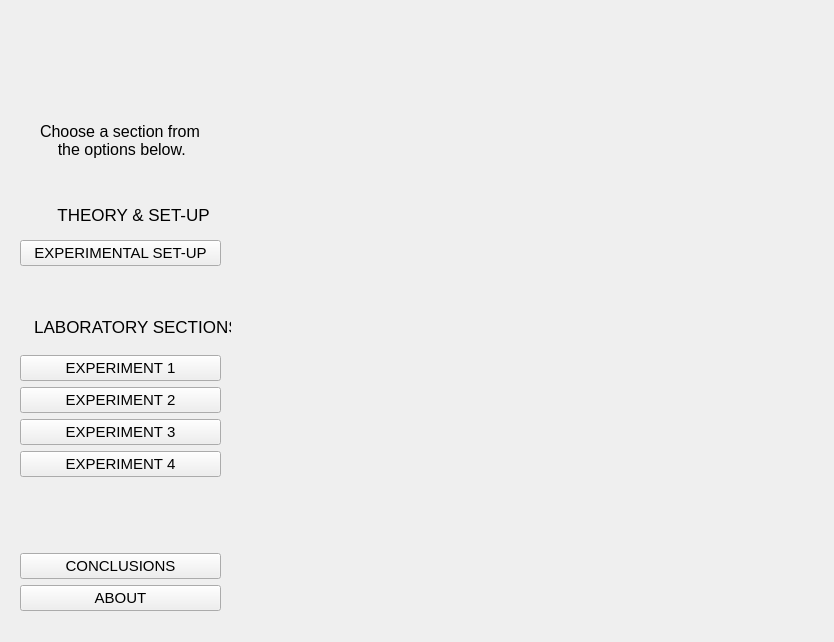
<?xml version="1.0" encoding="UTF-8"?>
<ui version="4.0">
 <class>MainWindowMenu</class>
 <widget class="QMainWindow" name="MainWindowMenu">
  <property name="enabled">
   <bool>true</bool>
  </property>
  <property name="geometry">
   <rect>
    <x>0</x>
    <y>0</y>
    <width>834</width>
    <height>642</height>
   </rect>
  </property>
  <property name="windowTitle">
   <string>Frog Lab - Menu</string>
  </property>
  <widget class="QWidget" name="centralwidget">
   <widget class="QPushButton" name="pushButtonConclusion">
    <property name="geometry">
     <rect>
      <x>20</x>
      <y>553</y>
      <width>201</width>
      <height>26</height>
     </rect>
    </property>
    <property name="font">
     <font>
      <pointsize>11</pointsize>
     </font>
    </property>
    <property name="text">
     <string>CONCLUSIONS</string>
    </property>
    <property name="default">
     <bool>false</bool>
    </property>
    <property name="flat">
     <bool>false</bool>
    </property>
   </widget>
   <widget class="QPushButton" name="pushButtonExperiment3Menu">
    <property name="geometry">
     <rect>
      <x>20</x>
      <y>419</y>
      <width>201</width>
      <height>26</height>
     </rect>
    </property>
    <property name="font">
     <font>
      <pointsize>11</pointsize>
     </font>
    </property>
    <property name="text">
     <string>EXPERIMENT 3</string>
    </property>
   </widget>
   <widget class="QPushButton" name="pushButtonAboutMenu">
    <property name="geometry">
     <rect>
      <x>20</x>
      <y>585</y>
      <width>201</width>
      <height>26</height>
     </rect>
    </property>
    <property name="font">
     <font>
      <pointsize>11</pointsize>
     </font>
    </property>
    <property name="text">
     <string>ABOUT</string>
    </property>
   </widget>
   <widget class="QLabel" name="labelLabSections">
    <property name="geometry">
     <rect>
      <x>20</x>
      <y>315</y>
      <width>211</width>
      <height>23</height>
     </rect>
    </property>
    <property name="font">
     <font>
      <pointsize>13</pointsize>
     </font>
    </property>
    <property name="text">
     <string>   LABORATORY SECTIONS</string>
    </property>
   </widget>
   <widget class="QPushButton" name="pushButtonExperiment4Menu">
    <property name="geometry">
     <rect>
      <x>20</x>
      <y>451</y>
      <width>201</width>
      <height>26</height>
     </rect>
    </property>
    <property name="font">
     <font>
      <pointsize>11</pointsize>
     </font>
    </property>
    <property name="text">
     <string>EXPERIMENT 4</string>
    </property>
   </widget>
   <widget class="QLabel" name="labelTheorySections">
    <property name="geometry">
     <rect>
      <x>20</x>
      <y>203</y>
      <width>211</width>
      <height>23</height>
     </rect>
    </property>
    <property name="font">
     <font>
      <pointsize>13</pointsize>
     </font>
    </property>
    <property name="text">
     <string>        THEORY &amp; SET-UP</string>
    </property>
   </widget>
   <widget class="QPushButton" name="pushButtonExperiment2Menu">
    <property name="geometry">
     <rect>
      <x>20</x>
      <y>387</y>
      <width>201</width>
      <height>26</height>
     </rect>
    </property>
    <property name="font">
     <font>
      <pointsize>11</pointsize>
     </font>
    </property>
    <property name="text">
     <string>EXPERIMENT 2</string>
    </property>
   </widget>
   <widget class="QPushButton" name="pushButtonExperiment1Menu">
    <property name="geometry">
     <rect>
      <x>20</x>
      <y>355</y>
      <width>201</width>
      <height>26</height>
     </rect>
    </property>
    <property name="font">
     <font>
      <pointsize>11</pointsize>
     </font>
    </property>
    <property name="text">
     <string>EXPERIMENT 1</string>
    </property>
   </widget>
   <widget class="QPushButton" name="pushButtonTheoryMenu">
    <property name="geometry">
     <rect>
      <x>20</x>
      <y>240</y>
      <width>201</width>
      <height>26</height>
     </rect>
    </property>
    <property name="font">
     <font>
      <pointsize>11</pointsize>
     </font>
    </property>
    <property name="text">
     <string>EXPERIMENTAL SET-UP</string>
    </property>
   </widget>
   <widget class="QLabel" name="label">
    <property name="geometry">
     <rect>
      <x>240</x>
      <y>190</y>
      <width>851</width>
      <height>481</height>
     </rect>
    </property>
    <property name="text">
     <string/>
    </property>
    <property name="pixmap">
     <pixmap>../img/menu.png</pixmap>
    </property>
    <property name="scaledContents">
     <bool>true</bool>
    </property>
   </widget>
   <widget class="QLabel" name="label_2">
    <property name="geometry">
     <rect>
      <x>40</x>
      <y>100</y>
      <width>181</width>
      <height>81</height>
     </rect>
    </property>
    <property name="font">
     <font>
      <pointsize>12</pointsize>
     </font>
    </property>
    <property name="autoFillBackground">
     <bool>false</bool>
    </property>
    <property name="text">
     <string>Choose a section from
    the options below.</string>
    </property>
    <property name="scaledContents">
     <bool>false</bool>
    </property>
   </widget>
   <widget class="QPushButton" name="pushButtonExit">
    <property name="geometry">
     <rect>
      <x>20</x>
      <y>680</y>
      <width>201</width>
      <height>26</height>
     </rect>
    </property>
    <property name="font">
     <font>
      <pointsize>11</pointsize>
     </font>
    </property>
    <property name="text">
     <string>EXIT</string>
    </property>
   </widget>
  </widget>
 </widget>
 <resources/>
 <connections/>
</ui>
